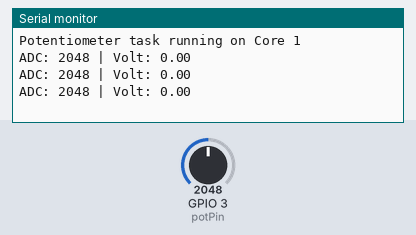
This sketch was run on a simulated ESP32. Shown: the last lines printed to the serial monitor. Inputs (shaded band) come from the test bench; at power-on: GPIO 3 (potPin) = 2048.

Above: at 1.3 s.
1.4 s: GPIO 3 (potPin) set to 2866
At 1.9 s:
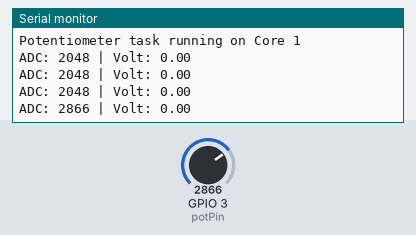
2.9 s: GPIO 3 (potPin) set to 3603
At 3.4 s:
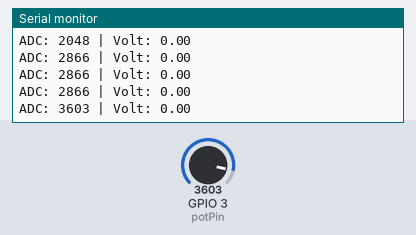
Timing chart, 0 to 5.9 s (numbered marks = the images above; inputs shaded):
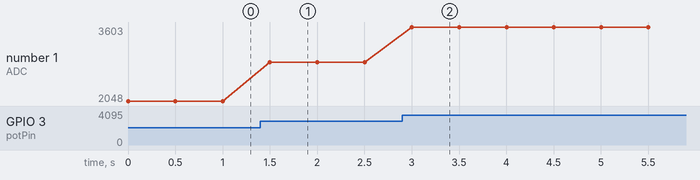

The sketch:

potentio.ino
```cpp
#define potPin 3

void potTask(void *parameter) {
  for (;;) {
    int nilai = analogRead(potPin);
    float volt = (nilai / 4095) * 3.3;

    Serial.print("ADC: ");
    Serial.print(nilai);
    Serial.print(" | Volt: ");
    Serial.println(volt, 2);

    vTaskDelay(500 / portTICK_PERIOD_MS);
  }
}

void setup() {
  Serial.begin(115200);
  pinMode(potPin, INPUT);

  xTaskCreatePinnedToCore(
    potTask,
    "Pot Task",
    2048,
    NULL,
    1,
    NULL,
    0
  );

  Serial.println("Potentiometer task running on Core 1");
}

void loop() {}
```

Measured:
- after the input at 1.4 s, the serial monitor: prints a new line after 0.10 s (image 1)
- after the input at 2.9 s, the serial monitor: prints a new line after 0.10 s (image 2)
- plotted number 1: 2048 → 2866 after the input at 1.4 s, 2866 → 3603 after the input at 2.9 s
